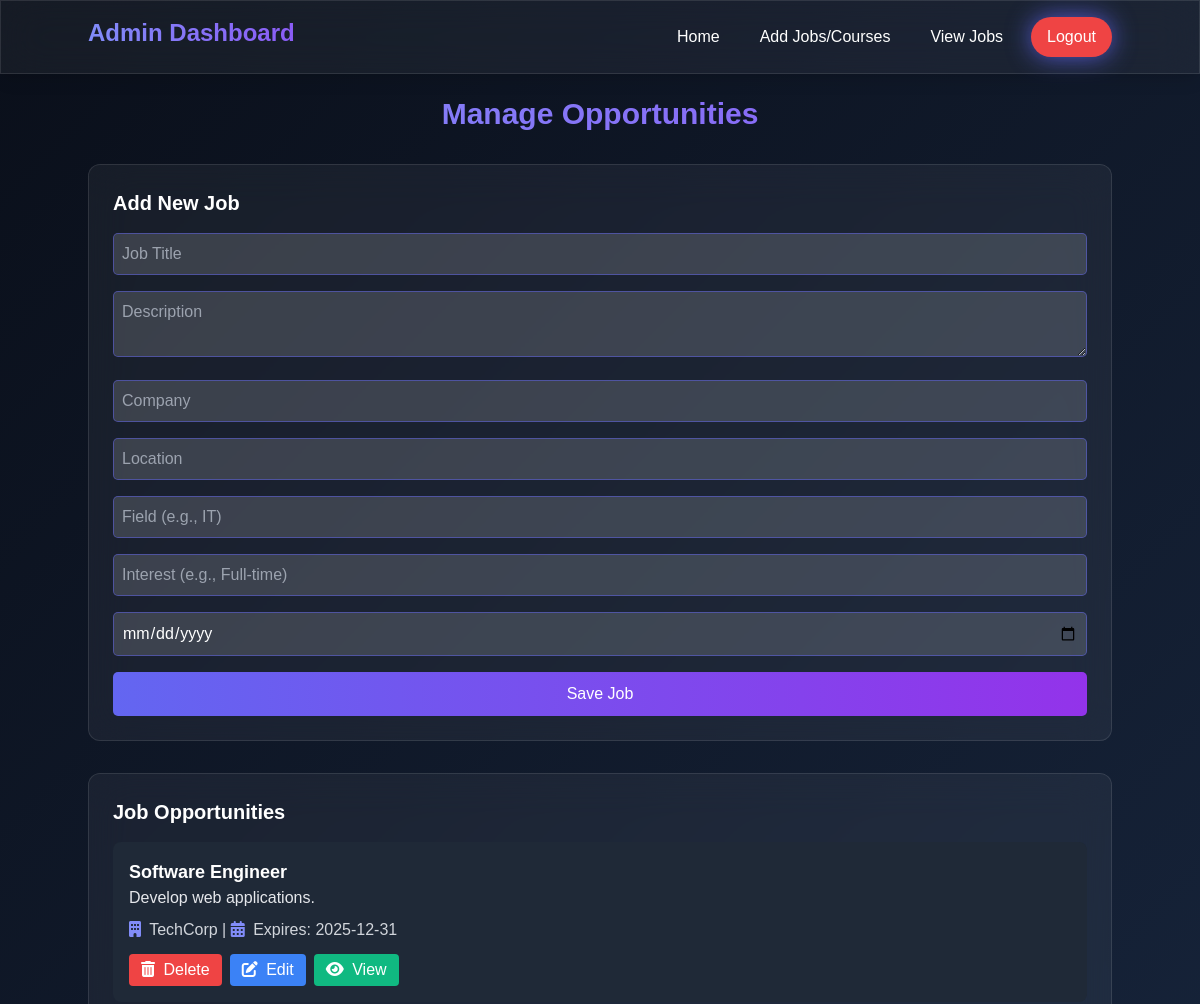
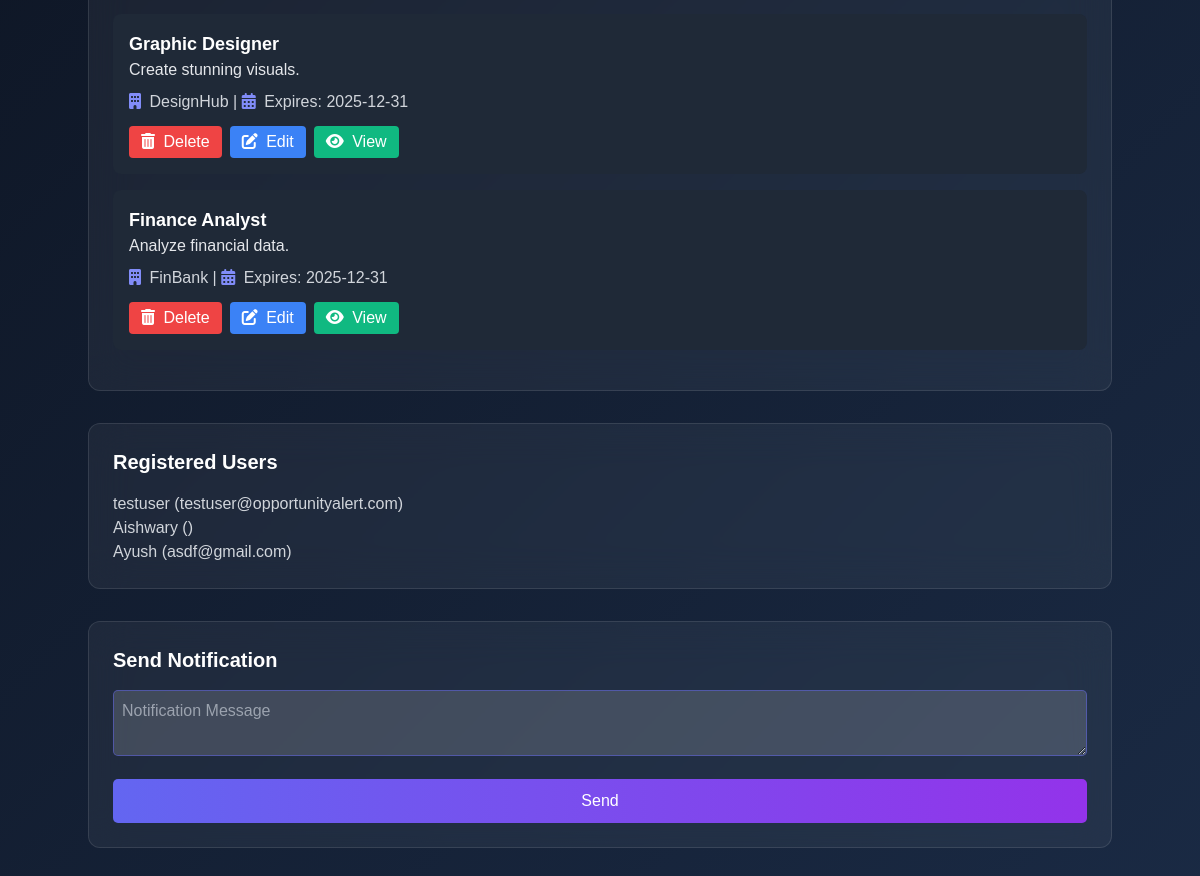
Page /admin_dashboard.php (signed in) on the committed database (2 pictures, top to bottom).
### tables this page shows
CREATE TABLE `jobs` (
  `id` int(11) NOT NULL,
  `title` varchar(100) NOT NULL,
  `description` text NOT NULL,
  `company` varchar(100) NOT NULL,
  `location` varchar(100) DEFAULT NULL,
  `field` varchar(50) NOT NULL,
  `interest` varchar(50) NOT NULL,
  `posted_at` timestamp NOT NULL DEFAULT current_timestamp(),
  `expiration_date` date NOT NULL DEFAULT '2025-12-31',
  `bg_image` longblob DEFAULT NULL
);

CREATE TABLE `users` (
  `id` int(11) NOT NULL,
  `username` varchar(50) NOT NULL,
  `password` varchar(255) NOT NULL,
  `role` enum('user','admin') NOT NULL DEFAULT 'user',
  `email` varchar(100) NOT NULL,
  `created_at` timestamp NOT NULL DEFAULT current_timestamp()
);

### admin_dashboard.php (the view, shortened to what this page needs)
<?php
$conn = new mysqli("localhost", "root", "", "opportunity_alert");
$jobs_sql = "SELECT * FROM jobs";
$jobs_result = $conn->query($jobs_sql);
$users_sql = "SELECT * FROM users WHERE role = 'user'";
$users_result = $conn->query($users_sql);
?>
<!DOCTYPE html>
<html lang="en">
<head>
    <link href="https://cdn.jsdelivr.net/npm/tailwindcss@2.2.19/dist/tailwind.min.css" rel="stylesheet">
    <link rel="stylesheet" href="https://cdnjs.cloudflare.com/ajax/libs/font-awesome/6.4.0/css/all.min.css">
</head>
<body class="text-white min-h-screen">
    <nav class="glass p-4 shadow-lg fixed w-full top-0">
        <div class="container mx-auto flex justify-between">
            <h1 class="text-2xl font-bold bg-gradient-to-r from-indigo-400 to-purple-500 bg-clip-text text-transparent">Admin Dashboard</h1>
            <div class="space-x-4 flex items-center">
                <a href="index.php" class="neon-hover px-3 py-1 rounded-full hover:bg-indigo-500/20 transition">Home</a>
                <a href="admin-register.php" class="neon-hover px-3 py-1 rounded-full hover:bg-indigo-500/20 transition">Add Jobs/Courses</a>
                <a href="admin_dashboard.php" class="neon-hover px-3 py-1 rounded-full hover:bg-indigo-500/20 transition">View Jobs</a>
                <a href="logout.php" class="bg-red-500 px-4 py-2 rounded-full neon-glow">Logout</a>
            </div>
        </div>
    </nav>
    <section class="container mx-auto py-20 pt-24">
        <h2 class="text-3xl font-bold text-center bg-gradient-to-r from-indigo-400 to-purple-500 bg-clip-text text-transparent mb-8">Manage Opportunities</h2>
        <div class="glass p-6 rounded-xl mb-8">
            <h3 class="text-xl font-bold mb-4"><?php echo isset($_GET['edit']) ? 'Edit Job' : 'Add New Job'; ?></h3>
            <form method="POST">
                <?php if (isset($_GET['edit']) && $edit_job = $jobs_result->fetch_assoc()): ?>
                    <input type="hidden" name="job_id" value="<?php echo $edit_job['id']; ?>">
                <?php endif; ?>
                <input type="text" name="title" placeholder="Job Title" class="input-field w-full mb-4" value="<?php echo isset($edit_job) ? $edit_job['title'] : ''; ?>" required>
                <textarea name="description" placeholder="Description" class="input-field w-full mb-4" required><?php echo isset($edit_job) ? $edit_job['description'] : ''; ?></textarea>
                <input type="text" name="company" placeholder="Company" class="input-field w-full mb-4" value="<?php echo isset($edit_job) ? $edit_job['company'] : ''; ?>" required>
                <input type="text" name="location" placeholder="Location" class="input-field w-full mb-4" value="<?php echo isset($edit_job) ? $edit_job['location'] : ''; ?>">
                <input type="text" name="field" placeholder="Field (e.g., IT)" class="input-field w-full mb-4" value="<?php echo isset($edit_job) ? $edit_job['field'] : ''; ?>" required>
                <input type="text" name="interest" placeholder="Interest (e.g., Full-time)" class="input-field w-full mb-4" value="<?php echo isset($edit_job) ? $edit_job['interest'] : ''; ?>" required>
                <input type="date" name="expiration_date" class="input-field w-full mb-4" value="<?php echo isset($edit_job) ? $edit_job['expiration_date'] : ''; ?>" required>
                <button type="submit" name="<?php echo isset($_GET['edit']) ? 'edit_job' : 'add_job'; ?>" class="submit-btn w-full text-white">Save Job</button>
            </form>
        </div>
        <div class="glass p-6 rounded-xl mb-8">
            <h3 class="text-xl font-bold mb-4">Job Opportunities</h3>
            <?php while ($job = $jobs_result->fetch_assoc()): ?>
                <div class="bg-gray-800 p-4 rounded-lg mb-4">
                    <h4 class="text-lg font-bold text-white"><?php echo htmlspecialchars($job['title']); ?></h4>
                    <p class="text-gray-200"><?php echo htmlspecialchars($job['description']); ?></p>
                    <p class="text-gray-300 mt-2">
                        <i class="fas fa-building mr-1 text-indigo-400"></i> <?php echo htmlspecialchars($job['company']); ?> |
                        <i class="fas fa-calendar-alt mr-1 text-indigo-400"></i> Expires: <?php echo $job['expiration_date']; ?>
                    </p>
                    <div class="mt-3 flex space-x-2">
                        <form method="POST" class="inline">
                            <button type="submit" name="delete_job" class="bg-red-500 hover:bg-red-600 px-3 py-1 rounded text-white transition">
                                <i class="fas fa-trash-alt mr-1"></i> Delete
                            </button>
                        </form>
                        <a href="admin_dashboard.php?edit=<?php echo $job['id']; ?>" class="bg-blue-500 hover:bg-blue-600 px-3 py-1 rounded text-white transition inline-block">
                            <i class="fas fa-edit mr-1"></i> Edit
                        </a>
                        <a href="jobs.php?id=<?php echo $job['id']; ?>" class="bg-green-500 hover:bg-green-600 px-3 py-1 rounded text-white transition inline-block">
                            <i class="fas fa-eye mr-1"></i> View
                        </a>
                    </div>
                </div>
            <?php endwhile; ?>
        </div>
        <div class="glass p-6 rounded-xl mb-8">
            <h3 class="text-xl font-bold mb-4">Registered Users</h3>
            <?php while ($user = $users_result->fetch_assoc()): ?>
                <p class="text-gray-300"><?php echo htmlspecialchars($user['username']); ?> (<?php echo $user['email']; ?>)</p>
            <?php endwhile; ?>
        </div>
        <div class="glass p-6 rounded-xl">
            <h3 class="text-xl font-bold mb-4">Send Notification</h3>
            <form method="POST">
                <textarea name="notification_message" placeholder="Notification Message" class="input-field w-full mb-4" required></textarea>
                <button type="submit" name="send_notification" class="submit-btn w-full text-white">Send</button>
            </form>
        </div>
    </section>
</body>
</html>

### admin_dashboard.php (style rules this page uses)
body { background: linear-gradient(135deg, #0a0f1a 0%, #1a2a44 100%); font-family: 'Poppins', sans-serif; }
.glass { background: rgba(255, 255, 255, 0.05); backdrop-filter: blur(20px); border: 1px solid rgba(255, 255, 255, 0.1); }
.neon-glow { box-shadow: 0 0 25px rgba(99, 102, 241, 0.8); }
.input-field { background: rgba(255, 255, 255, 0.15); border: 1px solid rgba(99, 102, 241, 0.5); padding: 8px; border-radius: 5px; color: white; }
.submit-btn { background: linear-gradient(90deg, #6366f1, #9333ea); padding: 10px; border-radius: 5px; }

### rows in the picture
jobs: title "Software Engineer", description "Develop web applications.", company "TechCorp", expiration_date "2025-12-31"
jobs: title "Graphic Designer", description "Create stunning visuals.", company "DesignHub", expiration_date "2025-12-31"
jobs: title "Finance Analyst", description "Analyze financial data.", company "FinBank", expiration_date "2025-12-31"
users: username "testuser", email "testuser@opportunityalert.com"
users: username "Aishwary"
users: username "Ayush", email "asdf@gmail.com"
